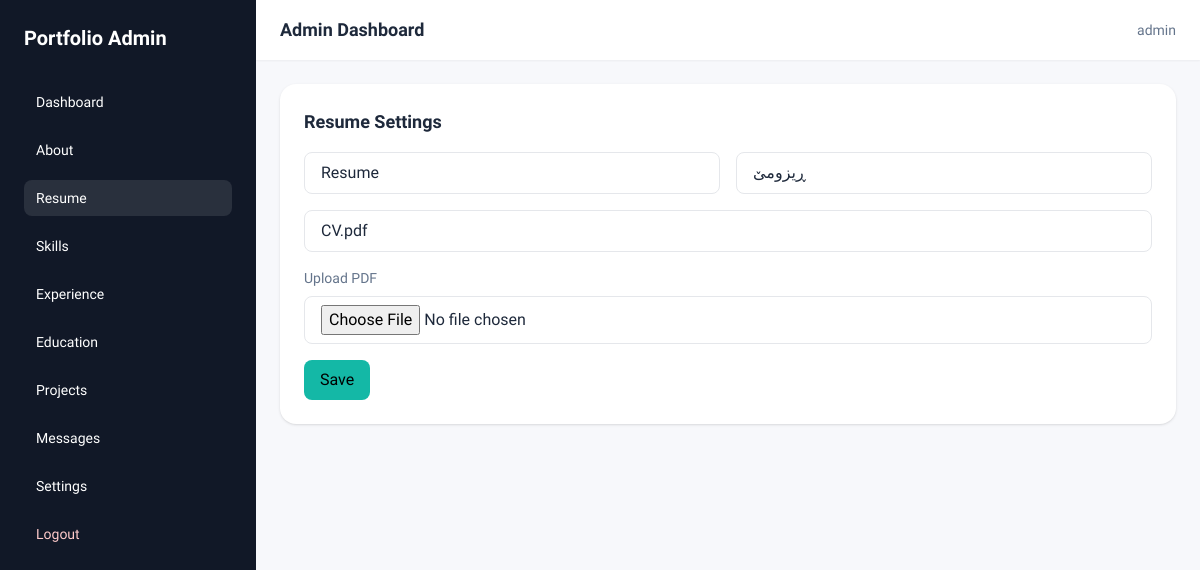
/admin/resume.php (signed in), run on the app's committed database.
### tables this page shows
CREATE TABLE resume (
  id INT AUTO_INCREMENT PRIMARY KEY,
  cv_file VARCHAR(255),
  cv_filename_display VARCHAR(150),
  section_title_en VARCHAR(100) DEFAULT 'Resume',
  section_title_ku VARCHAR(100) DEFAULT 'ڕیزومێ',
  updated_at TIMESTAMP DEFAULT CURRENT_TIMESTAMP ON UPDATE CURRENT_TIMESTAMP
);

### config.php (called while the page is built, shortened)
<?php
function e(string $value): string
{
    return htmlspecialchars($value, ENT_QUOTES, 'UTF-8');
}

### admin/resume.php (the view, shortened to what this page needs)
<?php
require_once __DIR__ . '/_guard.php';
$resume = $pdo->query('SELECT * FROM resume ORDER BY id ASC LIMIT 1')->fetch();
require_once __DIR__ . '/_layout_top.php';
?>
<div class="bg-white rounded-2xl p-6 shadow">
  <h2 class="text-lg font-semibold mb-4">Resume Settings</h2>
  <form method="POST" enctype="multipart/form-data" class="space-y-4">
    <div class="grid md:grid-cols-2 gap-4">
      <input class="border rounded-lg px-4 py-2" name="section_title_en" placeholder="Section title (EN)" value="<?= e($resume['section_title_en'] ?? '') ?>">
      <input class="border rounded-lg px-4 py-2" name="section_title_ku" placeholder="Section title (KU)" value="<?= e($resume['section_title_ku'] ?? '') ?>">
    </div>
    <input class="border rounded-lg px-4 py-2 w-full" name="cv_filename_display" placeholder="CV display filename" value="<?= e($resume['cv_filename_display'] ?? '') ?>">
    <div>
      <label class="block text-sm text-slate-500 mb-2">Upload PDF</label>
      <input type="file" name="cv_file" accept="application/pdf" class="border rounded-lg px-4 py-2 w-full">
    </div>
    <button class="px-4 py-2 bg-teal-500 text-black rounded-lg">Save</button>
  </form>
</div>
<?php require_once __DIR__ . '/_layout_bottom.php'; ?>

### assets/css/admin.css (style rules this page uses)
body { font-family: 'Readex Pro', sans-serif; background: #f7f8fb; }

### data on the page
resume: section_title_en "Resume", section_title_ku "ڕیزومێ", cv_filename_display "CV.pdf"

### other printed values
$_SESSION['admin_username'] "admin"
